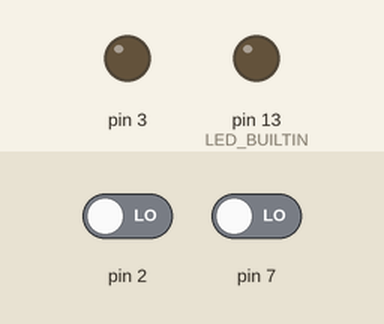
This sketch was run on a simulated Arduino Uno, built with avr-gcc and run on an emulated ATmega328P. Parts: output pins drawn as LEDs (lit = HIGH). Inputs (shaded band) come from the test bench; at power-on: pin 2 LOW, pin 7 LOW.

Above: at 1.2 s.
1.3 s: pin 2 driven HIGH
At 1.7 s:
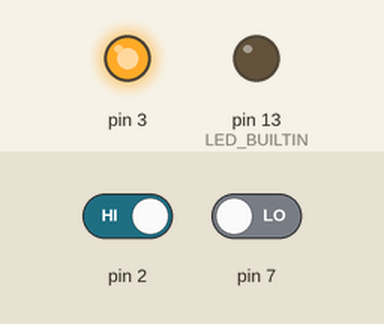
4.3 s: pin 7 driven HIGH
At 5.1 s:
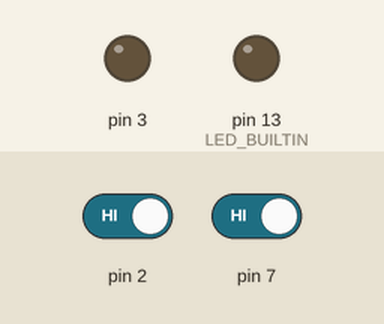
5.8 s: pin 2 driven LOW
At 6.7 s:
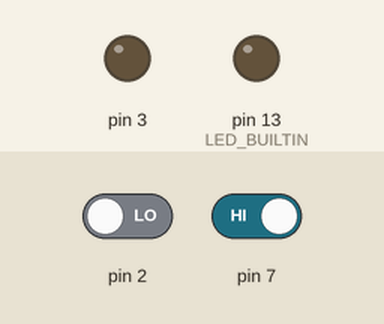
Timing chart, 0 to 8.8 s (numbered marks = the images above; inputs shaded):
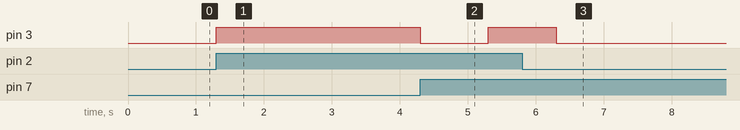

The sketch:

38_2_pulldown_button_with_2_led1.ino
```cpp
// C++ code
//
void setup()
{
  pinMode(LED_BUILTIN, OUTPUT);
  pinMode(2,INPUT);
  pinMode(7,INPUT);
  pinMode(3,OUTPUT);

  Serial.begin(9600);
}

void loop()
{

  if(digitalRead(2)==1)
  {
   	digitalWrite(3,HIGH);
    delay(1000);
    digitalWrite(3,LOW);
  }

  if(digitalRead(7)==1)
  {
   	digitalWrite(8,HIGH);
    delay(1000);
    digitalWrite(8,LOW);
  }
}
```

Measured:
- after the input at 1.3 s, pin 3: LOW → HIGH at once
- after the input at 4.3 s, pin 3: HIGH → LOW at once, → HIGH 1.0 s later
- after the input at 5.8 s, pin 3: goes on until 6.3 s, then stays LOW
